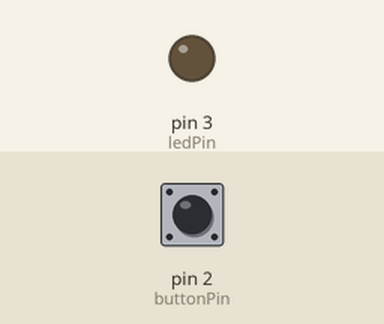
Bench run of a sketch on a simulated Arduino Uno, built with avr-gcc and run on an emulated ATmega328P. Parts: output pins drawn as LEDs (lit = HIGH). Dashed ring = blinking. Inputs (shaded band) come from the test bench; at power-on: pin 2 (buttonPin) LOW.

Above: at 1.2 s.
1.3 s: pin 2 (buttonPin) pulled HIGH for 1 s
At 1.55 s:
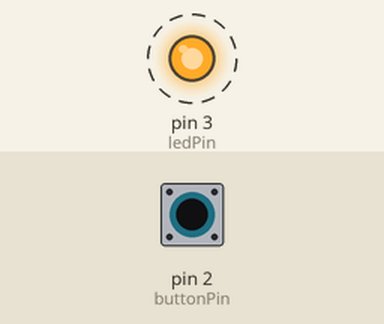
4.3 s: pin 2 (buttonPin) pulled HIGH for 3.2 s
At 7.9 s:
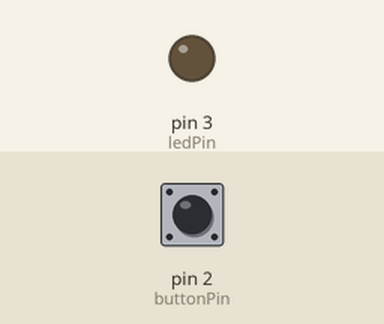
Timing chart, 0 to 9.4 s (numbered marks = the images above; inputs shaded):
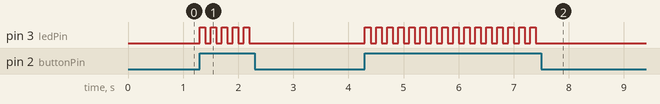

The sketch:

pushbutton.ino
```cpp
int buttonPin = 2;     // the number of the pushbutton pin
int ledPin = 3;     // the number of the LED pin

// variables will change:
int buttonState;         // variable for reading the pushbutton status
int ledState = LOW;	// variable to store the LED state: HIGH = on, LOW = off

void setup() {

  pinMode(buttonPin, INPUT);

  pinMode(ledPin, OUTPUT);

 }

void loop(){
  // read the state of the pushbutton value:
  buttonState = digitalRead( buttonPin );

  // If the button has been pressed, and the LED is OFF
  if (buttonState == HIGH && ledState == LOW) {
    // turn LED on:
    digitalWrite(ledPin , HIGH );
    ledState = HIGH;
  }

  //If the button has been pressed, and the LED is ON
  else if (buttonState == HIGH && ledState == HIGH) {
    // turn LED off:
    digitalWrite(ledPin, LOW);
    ledState =  LOW;
  }
  delay(100);   // delay in order to give some time to read the button press
		    //you can change this value and observe the difference
}
```

Measured:
- after the input at 1.3 s, pin 3 (ledPin): alternates HIGH for 0.10 s and LOW for 0.10 s, 10 changes in all, then stays LOW, starting at once
- after the input at 4.3 s, pin 3 (ledPin): alternates HIGH for 0.10 s and LOW for 0.10 s, 32 changes in all, then stays LOW, starting at once
